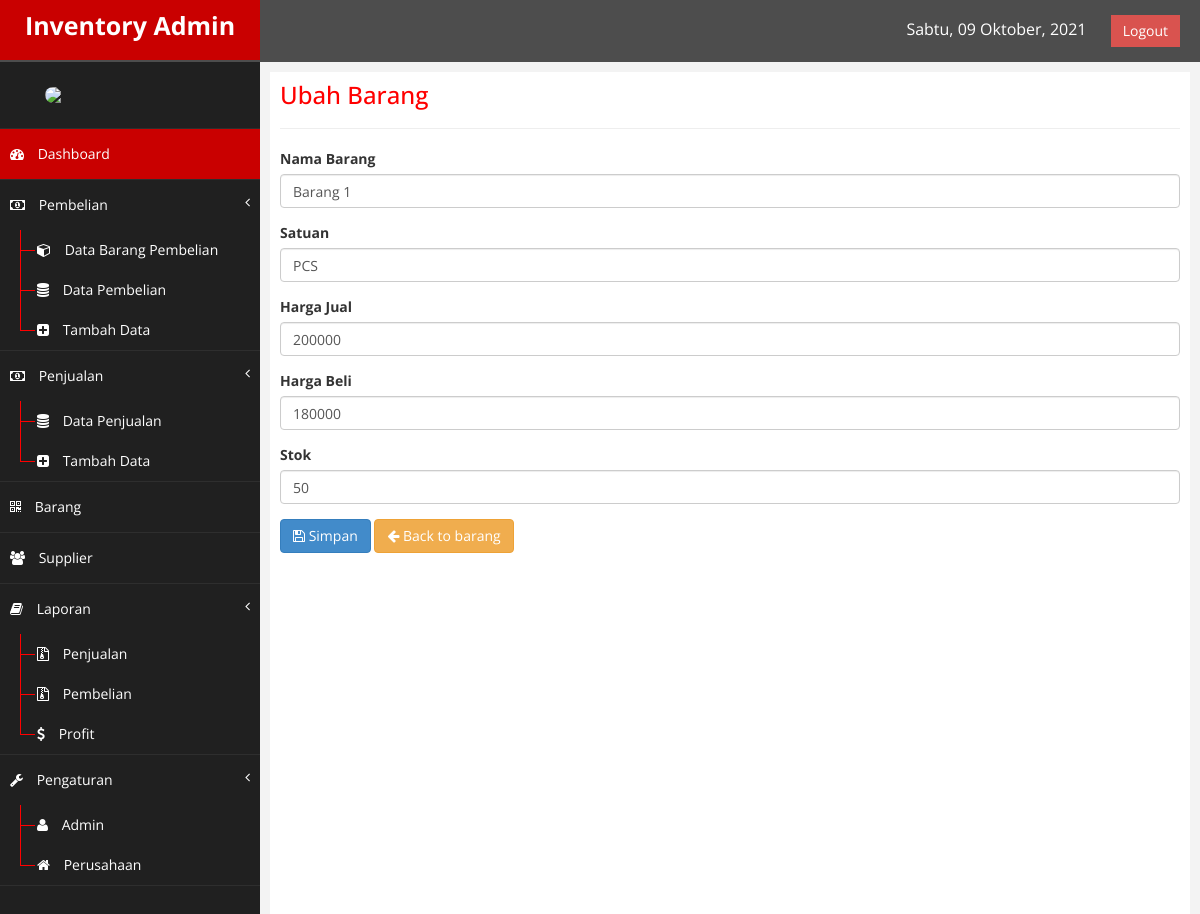
The page /inventoriump/index.php?page=ubahbarang&id=BB000001 (signed in) on the database its author committed.
### tables this page shows
CREATE TABLE IF NOT EXISTS `barang` (
  `kd_barang` varchar(8) NOT NULL,
  `nama_barang` varchar(60) NOT NULL,
  `satuan` varchar(20) NOT NULL,
  `harga_jual` int(15) NOT NULL,
  `harga_beli` int(15) NOT NULL,
  `stok` int(4) NOT NULL,
  `status` enum('1','0') NOT NULL DEFAULT '0',
  PRIMARY KEY (`kd_barang`)
);

### inventoriump/class/class.php (called while the page is built, shortened)
<?php
	class Barang{
		public function ambil_barang($id){
			$qry = mysql_query("SELECT * FROM barang WHERE kd_barang = '$id'");
			$pecah = mysql_fetch_assoc($qry);
			return $pecah;
		}
	}
	$barang = new Barang();
?>

### inventoriump/ubahbarang.php (the view, shortened to what this page needs)
<div class="row">
	<div class="col-md-12">
		<div class="box">
			<div class="box-header">
				<h3 class="box-title" style="padding-top:0; margin-top:0; color:#f00;">Ubah Barang</h3>
			</div>
			<hr/>
			<div class="box-body">
				<?php
					$brg = $barang->ambil_barang($_GET['id']);
				?>
				<form method="POST" id="forminput" enctype="multipart/form-data">
					<div class="form-group">
						<label>Nama Barang</label>
						<input type="text" class="form-control" name="nama" id="nama"  value="<?php echo $brg['nama_barang']; ?>" placeholder="Masukan Nama Barang">
					</div>
					<div class="form-group">
						<label>Satuan</label>
						<input type="text" style="text-transform:uppercase" class="form-control" name="satuan" id="satuan"  value="<?php echo $brg['satuan']; ?>" placeholder="Masukan Satuan">
					</div>
					<div class="form-group">
						<label>Harga Jual</label>
						<input type="number" class="form-control" name="hargaj" id="hargaj" value="<?php echo $brg['harga_jual']; ?>" min="0">
					</div>
					<div class="form-group">
						<label>Harga Beli</label>
						<input type="number" class="form-control" name="hargab" id="hargab" value="<?php echo $brg['harga_beli']; ?>" min="0">
					</div>
					<div class="form-group">
						<label>Stok</label>
						<input type="number" class="form-control" name="stok" id="stok" value="<?php echo $brg['stok']; ?>" min="0" max="10000">
					</div>
					<button id="formbtn" class="btn btn-primary" name="save"><i class="fa fa-save"></i> Simpan</button>
					<a href="index.php?page=barang" class="btn btn-warning"><i class="fa fa-arrow-left"></i> Back to barang</a>
				</form>
			</div>
		</div>
	</div>
</div>

### inventoriump/assets/css/custom.css (style rules this page uses)
body { font-family: 'Open Sans', sans-serif; }

### rows shown on the page
barang: nama "Barang 1", satuan "PCS", hargaj "200000", hargab "180000", stok "50"
